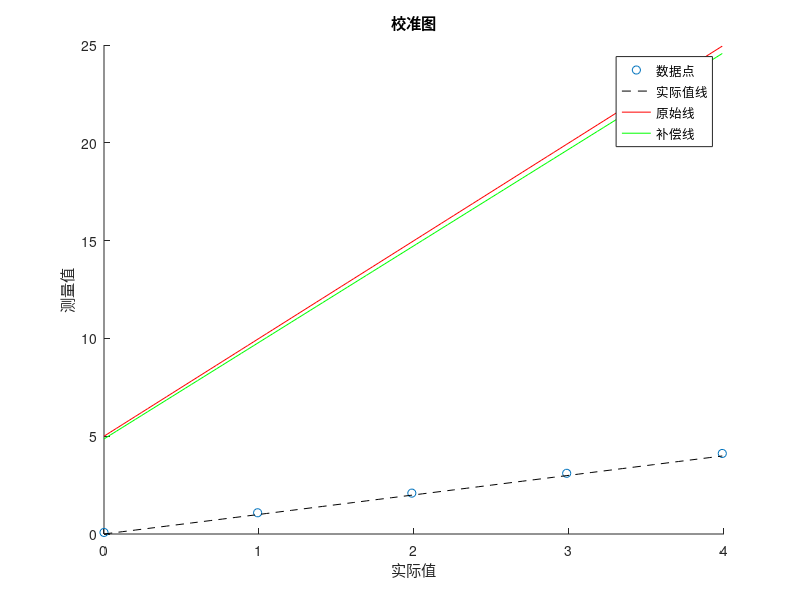

MATLAB code for this plot:
% MATLAB脚本用于线性补偿，处理测量值和实际值对，更新斜率和偏移，并绘制结果

% 输入原始斜率和偏移
original_slope = input('请输入原始斜率: ');
original_offset = input('请输入原始偏移: ');

% 定义实际值和测量值
x = [0,    0.991, 1.986, 2.985  , 3.989 ];%IN 实际
y = [0.08, 1.086, 2.09 , 3.103  , 4.118 ];%IN 测量
%x = [0,    0.991, 1.986, 2.985  , 3.992 ];%IN 实际
%y = [0.015, 1.04, 2.06 , 3.078  , 4.092 ];%IN 测量
%x = [41.12, 36.13 , 31.41, 26.45 , 21.41 , 0    ];%AB 实际
%y = [39.43, 34.38 , 29.70, 24.97 , 19.91 , -1.79];%AB 测量

% 检查是否至少有两个数据对
if length(x) < 2
    disp('需要至少两个数据对进行拟合。');
    return;
end

% 计算i
i = (y - original_offset) ./ original_slope;

% 线性回归：x = m*i + b
p = polyfit(i, x, 1);
m = p(1);
b = p(2);

% 输出更新后的斜率和偏移
disp(['更新后的斜率: ', num2str(m)]);
disp(['更新后的偏移: ', num2str(b)]);

% 绘制图形
x_range = linspace(min(x), max(x), 100);
figure;
hold on;
scatter(x, y, 'o');
plot(x_range, x_range, 'k--');
plot(x_range, original_slope * x_range + original_offset, 'r');
plot(x_range, m * x_range + b, 'g');
hold off;
title('校准图');
xlabel('实际值');
ylabel('测量值');
legend('数据点', '实际值线', '原始线', '补偿线');
